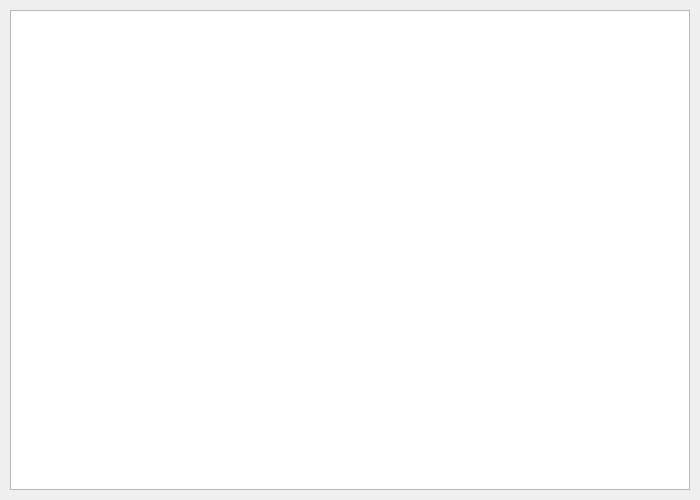
<?xml version="1.0" encoding="UTF-8"?>
<ui version="4.0">
 <class>Form</class>
 <widget class="QWidget" name="Form">
  <property name="geometry">
   <rect>
    <x>0</x>
    <y>0</y>
    <width>700</width>
    <height>500</height>
   </rect>
  </property>
  <property name="windowTitle">
   <string>Form</string>
  </property>
  <widget class="QTableWidget" name="tableWidget">
   <property name="geometry">
    <rect>
     <x>10</x>
     <y>10</y>
     <width>680</width>
     <height>480</height>
    </rect>
   </property>
  </widget>
 </widget>
 <resources/>
 <connections/>
</ui>
